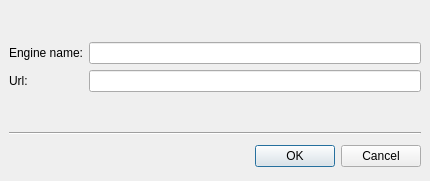
<ui version="4.0" >
 <author></author>
 <comment></comment>
 <exportmacro></exportmacro>
 <class>DlgEngineEditing</class>
 <widget class="QDialog" name="DlgEngineEditing" >
  <property name="geometry" >
   <rect>
    <x>0</x>
    <y>0</y>
    <width>430</width>
    <height>181</height>
   </rect>
  </property>
  <property name="sizePolicy" >
   <sizepolicy>
    <hsizetype>5</hsizetype>
    <vsizetype>0</vsizetype>
    <horstretch>0</horstretch>
    <verstretch>255</verstretch>
   </sizepolicy>
  </property>
  <property name="windowTitle" >
   <string>Dialog</string>
  </property>
  <layout class="QGridLayout" >
   <property name="margin" >
    <number>9</number>
   </property>
   <property name="spacing" >
    <number>6</number>
   </property>
   <item row="2" column="0" >
    <widget class="QLabel" name="urlLabel" >
     <property name="text" >
      <string>Url:</string>
     </property>
    </widget>
   </item>
   <item row="3" column="1" >
    <spacer>
     <property name="orientation" >
      <enum>Qt::Vertical</enum>
     </property>
     <property name="sizeHint" >
      <size>
       <width>20</width>
       <height>40</height>
      </size>
     </property>
    </spacer>
   </item>
   <item row="1" column="0" >
    <widget class="QLabel" name="engineNameLabel" >
     <property name="text" >
      <string>Engine name:</string>
     </property>
    </widget>
   </item>
   <item row="4" column="0" colspan="2" >
    <widget class="Line" name="line" >
     <property name="orientation" >
      <enum>Qt::Horizontal</enum>
     </property>
    </widget>
   </item>
   <item row="2" column="1" >
    <widget class="QLineEdit" name="urlEdit" />
   </item>
   <item row="1" column="1" >
    <widget class="QLineEdit" name="engineNameEdit" />
   </item>
   <item row="5" column="0" colspan="2" >
    <layout class="QHBoxLayout" >
     <property name="margin" >
      <number>0</number>
     </property>
     <property name="spacing" >
      <number>6</number>
     </property>
     <item>
      <spacer>
       <property name="orientation" >
        <enum>Qt::Horizontal</enum>
       </property>
       <property name="sizeHint" >
        <size>
         <width>131</width>
         <height>31</height>
        </size>
       </property>
      </spacer>
     </item>
     <item>
      <widget class="QPushButton" name="okButton" >
       <property name="text" >
        <string>OK</string>
       </property>
      </widget>
     </item>
     <item>
      <widget class="QPushButton" name="cancelButton" >
       <property name="text" >
        <string>Cancel</string>
       </property>
      </widget>
     </item>
    </layout>
   </item>
   <item row="0" column="1" >
    <spacer>
     <property name="orientation" >
      <enum>Qt::Vertical</enum>
     </property>
     <property name="sizeHint" >
      <size>
       <width>20</width>
       <height>40</height>
      </size>
     </property>
    </spacer>
   </item>
  </layout>
 </widget>
 <pixmapfunction></pixmapfunction>
 <resources/>
 <connections>
  <connection>
   <sender>okButton</sender>
   <signal>clicked()</signal>
   <receiver>DlgEngineEditing</receiver>
   <slot>accept()</slot>
   <hints>
    <hint type="sourcelabel" >
     <x>278</x>
     <y>253</y>
    </hint>
    <hint type="destinationlabel" >
     <x>96</x>
     <y>254</y>
    </hint>
   </hints>
  </connection>
  <connection>
   <sender>cancelButton</sender>
   <signal>clicked()</signal>
   <receiver>DlgEngineEditing</receiver>
   <slot>reject()</slot>
   <hints>
    <hint type="sourcelabel" >
     <x>369</x>
     <y>253</y>
    </hint>
    <hint type="destinationlabel" >
     <x>179</x>
     <y>282</y>
    </hint>
   </hints>
  </connection>
 </connections>
</ui>
